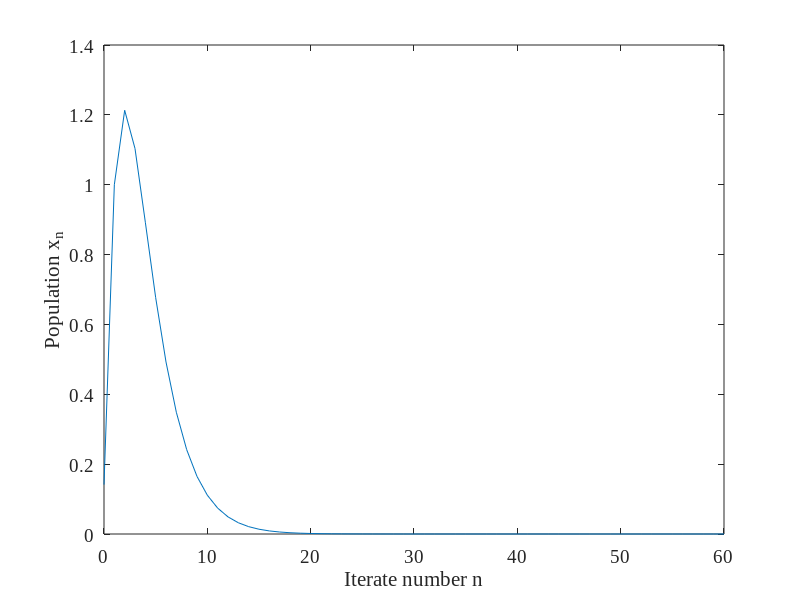

Write the MATLAB code that produced this figure.
clear variables
set(0,'DefaultAxesFontName','Times New Roman','DefaultAxesFontSize',14)

NT = 60;
n = 0:1:NT;
r = 0.5;
x0 = sqrt(2)/10;

x(1) = x0;

for j = 1:NT
    x(j+1)= j.*exp(r*(1-j));
end

figure(1)
plot(n,x)
xlabel('Iterate number n')
ylabel('Population x_n')